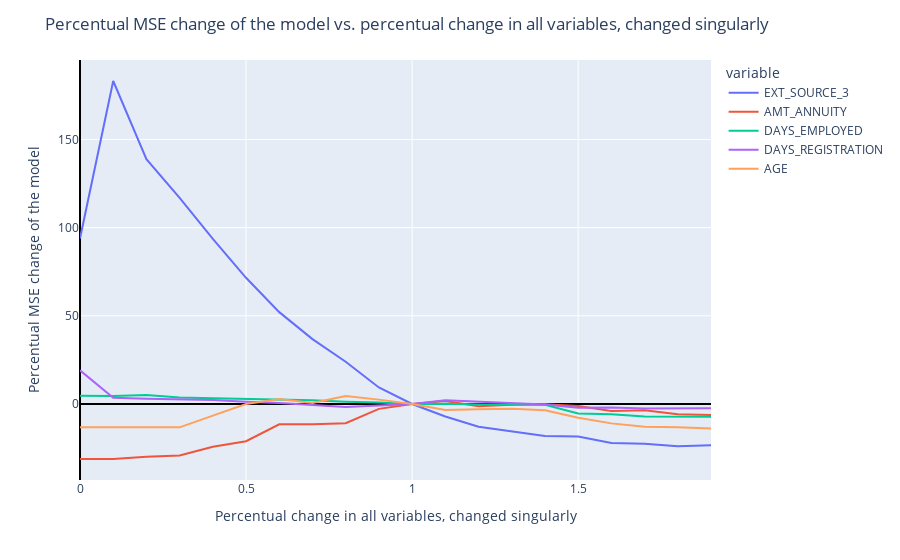

Notebook code for this chart:
### Code cell
variables = ['EXT_SOURCE_3', 'AMT_ANNUITY', 'DAYS_EMPLOYED', 'DAYS_REGISTRATION', 'AGE']

def plot_difference(option):
    # option argument could be "singularly" or "together"

    # Defining the "fitting" function, which will repeat in any cases and return the results dictionary
    def fitting():

        # Fit the model and predict
        df_test_dmatrix_mod = xgb.DMatrix(df_test_mod.drop(columns='SK_ID_CURR'),
                                          enable_categorical=True)

        xgb_base_test_results_mod = xgb_base_model.predict(df_test_dmatrix_mod)

        # Store the percentual change in the results dictionary and transform it to a dataframe
        results[change] = metrics.mean_squared_error(df_target_test[:number], xgb_base_test_results_mod)

        results[change] = ((results[change] - benchmark) / benchmark) * 100

        return results

    # Define the number of samples taken as subset of test set
    number = 30

    # Calculate the benchmark performance
    benchmark = metrics.mean_squared_error(df_target_test[:number], xgb_base_test_results[:number])

    if option == 'together':

        # Create a dictionary to store the changes
        results = dict()

        # Iterate over 0 to 100%, with 10% steps
        for change in np.arange(0, 2, 0.1):

            # Take a subset of the test set
            df_test_mod = df_test.iloc[:number, :].copy(deep=True)

            # For each column in the dataset
            for var in df_test_mod:
                # If the column is in the variables we chose:
                if var in variables:
                    # Change the column by the given change
                    df_test_mod[var] = df_test_mod[var] * change

            results = fitting()

        df = pd.DataFrame.from_dict(results, orient = 'index', columns = ['difference'])

    elif option == 'singularly':

        # Define an empty dataset
        df = pd.DataFrame()

        # Iterate over each variable
        for var in variables:

            # Stores the results in a dictionary
            results = dict()

            #For each number in [0%;200%] with 10% step
            for change in np.arange(0, 2, 0.1):

                # Get the copy of the dataset with a length == number
                df_test_mod = df_test.iloc[:number,:].copy(deep = True)

                # Change the column by the given step
                df_test_mod[var] = df_test_mod[var] * change

                results = fitting()

            # Create a temporary dataframe, which has as index the steps and the column is the variable name; the cell is the relative change in the metrics
            temp_df = pd.DataFrame.from_dict(results, orient = 'index', columns = [var])

            # Concatenate the dataframe
            df = pd.concat([df, temp_df], axis = 1)

    # Plot the resulting dataframe
    fig = px.line(df,
                  x = df.index,
                  y = df.columns[:])

    fig.update_xaxes(zeroline=True, zerolinewidth=2, zerolinecolor='Black')
    fig.update_yaxes(zeroline=True, zerolinewidth=2, zerolinecolor='Black')
    fig.update_layout(title="Percentual MSE change of the model vs. percentual change in all variables, changed {}".format(option),
                      xaxis_title="Percentual change in all variables, changed {}".format(option),
                      yaxis_title="Percentual MSE change of the model")

    fig.show()

plot_difference('singularly')

### Figure 1 — Plotly figure (JSON) as saved in the notebook; plotly's stock layout.template omitted (floating-point values rounded to 4 significant figures)
{"data": [{"hovertemplate": "variable=EXT_SOURCE_3<br>index=%{x}<br>value=%{y}<extra></extra>", "legendgroup": "EXT_SOURCE_3", "line": {"color": "#636efa", "dash": "solid"}, "marker": {"symbol": "circle"}, "mode": "lines", "name": "EXT_SOURCE_3", "orientation": "v", "showlegend": true, "type": "scatter", "x": [0, 0.1, 0.2, 0.3, 0.4, 0.5, 0.6, 0.7, 0.8, 0.9, 1, 1.1, 1.2, 1.3, 1.4, 1.5, 1.6, 1.7, 1.8, 1.9], "xaxis": "x", "y": [93.88, 183.1, 138.8, 116.9, 93.6, 71.56, 52.08, 36.78, 23.98, 9.362, 0, -7.09, -12.88, -15.68, -18.12, -18.48, -22.18, -22.58, -23.91, -23.38], "yaxis": "y"}, {"hovertemplate": "variable=AMT_ANNUITY<br>index=%{x}<br>value=%{y}<extra></extra>", "legendgroup": "AMT_ANNUITY", "line": {"color": "#EF553B", "dash": "solid"}, "marker": {"symbol": "circle"}, "mode": "lines", "name": "AMT_ANNUITY", "orientation": "v", "showlegend": true, "type": "scatter", "x": [0, 0.1, 0.2, 0.3, 0.4, 0.5, 0.6, 0.7, 0.8, 0.9, 1, 1.1, 1.2, 1.3, 1.4, 1.5, 1.6, 1.7, 1.8, 1.9], "xaxis": "x", "y": [-31.2, -31.2, -29.98, -29.24, -24.25, -21.12, -11.53, -11.45, -10.9, -2.77, 0, 1.636, -1.28, -0.4796, -0.1634, -1.165, -3.916, -3.518, -5.847, -6.296], "yaxis": "y"}, {"hovertemplate": "variable=DAYS_EMPLOYED<br>index=%{x}<br>value=%{y}<extra></extra>", "legendgroup": "DAYS_EMPLOYED", "line": {"color": "#00cc96", "dash": "solid"}, "marker": {"symbol": "circle"}, "mode": "lines", "name": "DAYS_EMPLOYED", "orientation": "v", "showlegend": true, "type": "scatter", "x": [0, 0.1, 0.2, 0.3, 0.4, 0.5, 0.6, 0.7, 0.8, 0.9, 1, 1.1, 1.2, 1.3, 1.4, 1.5, 1.6, 1.7, 1.8, 1.9], "xaxis": "x", "y": [4.714, 4.515, 5.072, 3.688, 3.187, 2.803, 2.798, 2.081, 1.321, 0.8754, 0, 0.1591, -0.3208, -0.4928, -0.508, -5.425, -5.85, -7.103, -7.1, -7.282], "yaxis": "y"}, {"hovertemplate": "variable=DAYS_REGISTRATION<br>index=%{x}<br>value=%{y}<extra></extra>", "legendgroup": "DAYS_REGISTRATION", "line": {"color": "#ab63fa", "dash": "solid"}, "marker": {"symbol": "circle"}, "mode": "lines", "name": "DAYS_REGISTRATION", "orientation": "v", "showlegend": true, "type": "scatter", "x": [0, 0.1, 0.2, 0.3, 0.4, 0.5, 0.6, 0.7, 0.8, 0.9, 1, 1.1, 1.2, 1.3, 1.4, 1.5, 1.6, 1.7, 1.8, 1.9], "xaxis": "x", "y": [19.07, 3.462, 2.975, 2.78, 2.189, 1.306, 0.61, -0.5342, -1.667, -0.8476, 0, 2.057, 1.159, 0.3459, -0.3278, -2.105, -2.001, -2.529, -2.408, -2.408], "yaxis": "y"}, {"hovertemplate": "variable=AGE<br>index=%{x}<br>value=%{y}<extra></extra>", "legendgroup": "AGE", "line": {"color": "#FFA15A", "dash": "solid"}, "marker": {"symbol": "circle"}, "mode": "lines", "name": "AGE", "orientation": "v", "showlegend": true, "type": "scatter", "x": [0, 0.1, 0.2, 0.3, 0.4, 0.5, 0.6, 0.7, 0.8, 0.9, 1, 1.1, 1.2, 1.3, 1.4, 1.5, 1.6, 1.7, 1.8, 1.9], "xaxis": "x", "y": [-13.24, -13.24, -13.24, -13.24, -6.576, 0.009122, 2.797, 0.5106, 4.476, 2.473, 0, -3.449, -2.996, -2.736, -3.545, -7.792, -11.0, -12.94, -13.26, -13.9], "yaxis": "y"}], "layout": {"legend": {"title": {"text": "variable"}, "tracegroupgap": 0}, "margin": {"t": 60}, "title": {"text": "Percentual MSE change of the model vs. percentual change in all variables, changed singularly"}, "xaxis": {"anchor": "y", "domain": [0, 1], "title": {"text": "Percentual change in all variables, changed singularly"}, "zeroline": true, "zerolinecolor": "Black", "zerolinewidth": 2}, "yaxis": {"anchor": "x", "domain": [0, 1], "title": {"text": "Percentual MSE change of the model"}, "zeroline": true, "zerolinecolor": "Black", "zerolinewidth": 2}}}
